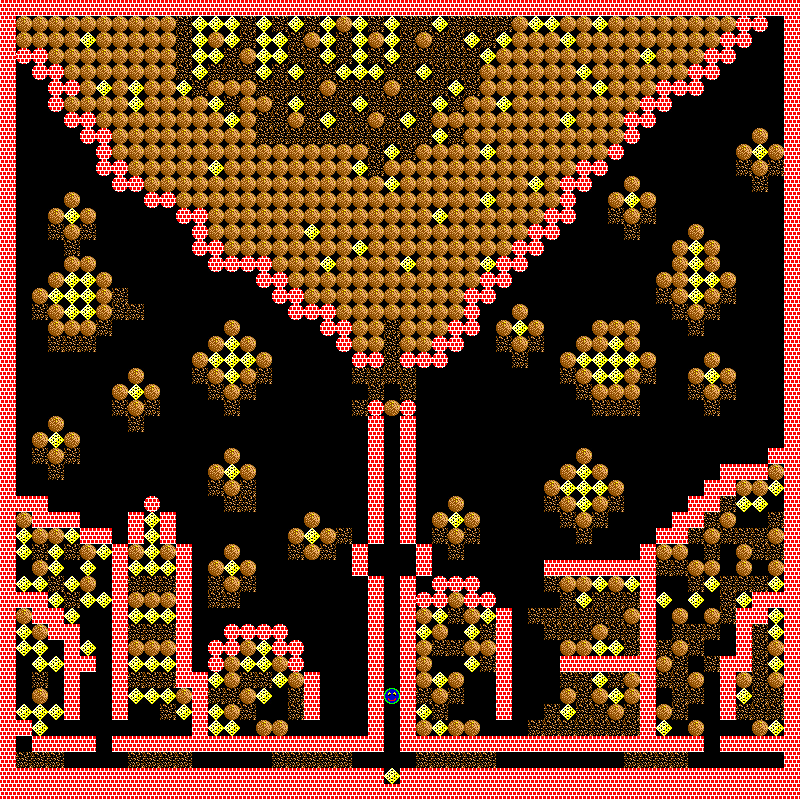

This is a level from a 2D game, rendered from its Tiled map with the project's own tilesets. A one-line summary and the complete map file follow:
An orthogonal 50x50 tile map with 16x16 px tiles, 1 tile layer (Tile Layer 1).

<map version="1.11" tiledversion="1.11.0" orientation="orthogonal" renderorder="right-down" width="50" height="50" tilewidth="16" tileheight="16" infinite="0" nextlayerid="2" nextobjectid="1">
 <properties>
  <property name="Title" value="Escape from Pompeii" />
 </properties>
 <tileset firstgid="1" source="WinColl.tsx" />
 <layer id="1" name="Tile Layer 1" width="50" height="50">
  <data encoding="csv">
11,11,11,11,11,11,11,11,11,11,11,11,11,11,11,11,11,11,11,11,11,11,11,11,11,11,11,11,11,11,11,11,11,11,11,11,11,11,11,11,11,11,11,11,11,11,11,11,11,11,
11,16,16,16,16,16,16,16,16,16,16,15,13,13,13,15,13,15,13,15,13,16,13,15,13,15,15,13,15,15,15,15,16,13,13,16,16,13,16,16,16,16,16,16,16,16,14,14,10,11,
11,16,16,16,16,13,16,16,16,16,16,15,13,16,13,15,13,13,15,16,13,15,13,16,13,15,16,15,15,13,15,13,16,16,16,13,16,16,16,16,16,16,16,16,16,14,14,10,10,11,
11,14,14,16,16,16,16,16,16,16,16,15,13,13,15,16,13,13,15,15,13,15,13,15,13,15,15,15,15,15,13,16,16,16,16,16,16,16,16,16,13,16,16,16,14,14,10,10,10,11,
11,10,14,14,16,16,16,16,16,16,16,15,13,15,15,15,13,15,13,15,15,13,13,13,15,15,13,15,15,15,16,16,16,16,16,16,13,16,16,16,16,16,16,14,14,10,10,10,10,11,
11,10,10,14,14,16,13,16,13,16,16,13,15,16,16,16,15,15,15,15,16,15,15,15,16,15,15,15,13,15,16,16,16,16,16,16,16,13,16,16,16,14,14,14,10,10,10,10,10,11,
11,10,10,14,16,16,16,16,13,16,16,16,16,13,15,16,16,15,13,15,15,15,13,15,15,15,15,13,15,16,16,13,16,16,16,16,16,16,16,16,14,14,10,10,10,10,10,10,10,11,
11,10,10,10,14,14,16,16,16,16,16,16,16,16,13,16,15,15,16,15,13,15,15,16,15,13,15,16,16,16,16,16,16,16,16,13,16,16,16,14,14,10,10,10,10,10,10,10,10,11,
11,10,10,10,10,14,14,16,16,16,16,16,16,16,16,16,15,15,15,15,15,15,15,15,15,15,15,13,15,16,16,16,16,16,16,16,16,16,16,14,10,10,10,10,10,10,10,16,10,11,
11,10,10,10,10,10,14,16,16,16,16,16,16,16,16,16,16,16,16,16,16,16,16,15,13,15,16,16,16,16,13,16,16,16,16,16,16,16,14,10,10,10,10,10,10,10,16,13,16,11,
11,10,10,10,10,10,14,14,16,16,16,16,16,13,16,16,16,16,16,16,16,16,13,15,16,16,16,16,16,16,16,16,16,16,16,16,14,14,10,10,10,10,10,10,10,10,15,16,15,11,
11,10,10,10,10,10,10,14,14,16,16,16,16,16,16,16,16,16,16,16,16,16,16,16,13,16,16,16,16,16,16,16,16,13,16,14,14,10,10,16,10,10,10,10,10,10,10,15,10,11,
11,10,10,10,16,10,10,10,10,14,14,16,16,16,16,16,16,16,16,16,16,16,16,16,16,16,16,16,16,16,13,16,16,16,16,14,10,10,16,13,16,10,10,10,10,10,10,10,10,11,
11,10,10,16,13,16,10,10,10,10,10,14,14,16,16,16,16,16,16,16,16,16,16,16,16,16,16,13,16,16,16,16,16,16,14,14,10,10,15,16,15,10,10,10,10,10,10,10,10,11,
11,10,10,15,16,15,10,10,10,10,10,10,14,16,16,16,16,16,16,13,16,16,16,16,16,16,16,16,16,16,16,16,16,14,14,10,10,10,10,15,10,10,10,16,10,10,10,10,10,11,
11,10,10,10,15,10,10,10,10,10,10,10,14,14,16,16,16,16,16,16,16,16,13,16,16,16,16,16,16,16,16,16,14,14,10,10,10,10,10,10,10,10,16,13,16,10,10,10,10,11,
11,10,10,10,16,16,10,10,10,10,10,10,10,14,14,14,14,16,16,16,13,16,16,16,16,13,16,16,16,16,13,14,14,10,10,10,10,10,10,10,10,10,16,13,16,10,10,10,10,11,
11,10,10,16,13,13,16,10,10,10,10,10,10,10,10,10,14,14,16,16,16,16,16,16,16,16,16,16,16,16,14,14,10,10,10,10,10,10,10,10,10,16,16,13,13,16,10,10,10,11,
11,10,16,13,13,13,16,15,10,10,10,10,10,10,10,10,10,14,14,16,16,16,16,16,16,16,16,16,16,14,14,10,10,10,10,10,10,10,10,10,10,15,16,13,16,15,10,10,10,11,
11,10,15,16,13,13,16,15,15,10,10,10,10,10,10,10,10,10,14,14,14,16,16,16,16,16,16,16,16,14,10,10,16,10,10,10,10,10,10,10,10,10,15,16,15,10,10,10,10,11,
11,10,10,16,16,16,15,10,10,10,10,10,10,10,16,10,10,10,10,10,14,14,16,16,15,16,16,16,14,14,10,16,13,16,10,10,10,16,16,16,10,10,10,15,10,10,10,10,10,11,
11,10,10,15,15,15,10,10,10,10,10,10,10,16,13,16,10,10,10,10,10,14,16,16,15,16,16,14,14,10,10,15,16,15,10,10,16,16,13,16,10,10,10,10,10,10,10,10,10,11,
11,10,10,10,10,10,10,10,10,10,10,10,16,13,13,13,16,10,10,10,10,10,14,14,15,14,14,14,10,10,10,10,15,10,10,16,13,13,13,13,16,10,10,10,16,10,10,10,10,11,
11,10,10,10,10,10,10,10,16,10,10,10,15,16,13,16,15,10,10,10,10,10,15,15,15,15,10,10,10,10,10,10,10,10,10,15,16,13,13,16,15,10,10,16,13,16,10,10,10,11,
11,10,10,10,10,10,10,16,13,16,10,10,10,15,16,15,10,10,10,10,10,10,10,15,10,15,10,10,10,10,10,10,10,10,10,10,15,16,16,16,10,10,10,15,16,15,10,10,10,11,
11,10,10,10,10,10,10,15,16,15,10,10,10,10,15,10,10,10,10,10,10,10,15,14,16,14,10,10,10,10,10,10,10,10,10,10,10,15,15,15,10,10,10,10,15,10,10,10,10,11,
11,10,10,16,10,10,10,10,15,10,10,10,10,10,10,10,10,10,10,10,10,10,10,11,10,11,10,10,10,10,10,10,10,10,10,10,10,10,10,10,10,10,10,10,10,10,10,10,10,11,
11,10,16,13,16,10,10,10,10,10,10,10,10,10,10,10,10,10,10,10,10,10,10,11,10,11,10,10,10,10,10,10,10,10,10,10,10,10,10,10,10,10,10,10,10,10,10,10,10,11,
11,10,15,16,15,10,10,10,10,10,10,10,10,10,16,10,10,10,10,10,10,10,10,11,10,11,10,10,10,10,10,10,10,10,10,10,16,10,10,10,10,10,10,10,10,10,10,10,11,11,
11,10,10,15,10,10,10,10,10,10,10,10,10,16,13,16,10,10,10,10,10,10,10,11,10,11,10,10,10,10,10,10,10,10,10,16,13,16,10,10,10,10,10,10,10,11,11,11,16,11,
11,10,10,10,10,10,10,10,10,10,10,10,10,15,16,15,10,10,10,10,10,10,10,11,10,11,10,10,10,10,10,10,10,10,16,13,13,13,16,10,10,10,10,10,11,11,16,16,13,11,
11,11,11,10,10,10,10,10,10,14,10,10,10,10,15,15,10,10,10,10,10,10,10,11,10,11,10,10,16,10,10,10,10,10,15,16,13,16,15,10,10,10,10,11,11,15,13,13,10,11,
11,16,11,11,11,10,10,10,11,13,11,10,10,10,10,10,10,10,10,16,10,10,10,11,10,11,10,16,13,16,10,10,10,10,10,15,16,15,10,10,10,10,11,11,15,16,10,10,15,11,
11,13,16,16,13,11,11,10,11,13,11,10,10,10,10,10,10,10,16,13,16,15,10,11,10,11,10,15,16,15,10,10,10,10,10,10,15,10,10,10,10,11,11,15,16,15,15,15,16,11,
11,13,15,13,15,16,13,11,16,13,16,11,10,10,16,10,10,10,15,16,15,10,11,10,10,10,11,10,15,10,10,10,10,10,10,10,10,10,10,10,11,16,16,10,15,10,16,15,15,11,
11,10,16,13,10,13,10,11,13,13,13,11,10,16,13,16,10,10,10,10,10,10,11,10,10,10,11,10,10,10,10,10,10,10,11,11,11,11,11,11,11,15,15,16,16,10,16,10,16,11,
11,13,13,15,13,16,10,11,15,15,15,11,10,15,16,15,10,10,10,10,10,10,10,11,10,11,10,14,14,14,10,10,10,10,15,16,16,13,16,13,11,10,10,15,13,15,15,15,13,11,
11,11,11,13,15,13,13,11,16,16,16,11,10,15,15,10,10,10,10,10,10,10,10,11,10,11,14,14,16,14,14,10,10,10,10,15,13,15,15,15,11,13,10,13,10,15,13,11,11,11,
11,16,11,11,13,10,10,11,13,13,13,11,10,10,10,10,10,10,10,10,10,10,10,11,10,11,16,13,15,16,13,11,10,15,15,15,15,15,15,16,11,10,16,10,16,15,11,11,13,11,
11,13,16,11,11,10,10,11,15,15,15,11,10,10,14,14,14,14,10,10,10,10,10,11,10,11,13,16,10,13,15,11,10,10,15,15,15,16,15,15,11,10,15,15,15,10,11,15,13,11,
11,13,13,10,11,13,10,11,16,16,16,11,10,14,14,16,13,14,14,10,10,10,10,11,10,11,16,15,15,16,16,11,10,10,10,16,16,13,13,15,11,15,16,15,10,10,11,15,16,11,
11,10,13,13,11,11,10,11,13,13,13,11,10,14,16,13,13,16,14,10,10,10,10,11,10,11,16,10,10,13,15,11,10,10,10,11,11,11,11,11,11,16,15,10,15,11,11,15,13,11,
11,10,15,10,11,10,10,11,15,15,15,11,11,13,16,15,15,13,16,11,10,10,10,11,10,11,16,13,16,10,10,11,10,10,10,15,15,13,15,16,11,15,15,16,10,11,16,15,16,11,
11,10,16,10,11,10,10,11,13,13,13,16,11,15,15,16,13,10,15,11,10,10,10,11,18,11,15,16,15,10,10,11,10,10,10,16,15,16,13,16,11,10,15,15,10,11,13,15,15,11,
11,13,13,13,11,10,10,11,10,10,15,13,11,13,16,15,10,10,15,11,10,10,10,11,10,11,13,15,10,10,10,11,10,10,15,13,15,15,16,15,11,16,15,10,10,11,15,15,15,11,
11,11,13,10,10,10,10,10,10,10,10,10,11,13,13,10,16,16,10,10,10,10,10,11,10,11,16,13,16,16,10,10,10,15,15,15,15,15,15,15,11,13,10,16,10,10,10,16,13,11,
11,10,11,11,11,11,10,11,11,11,11,11,11,11,11,11,11,11,11,11,11,11,11,11,10,11,11,11,11,11,11,11,11,11,11,11,11,11,11,11,11,11,11,11,10,11,11,11,11,11,
11,15,15,15,10,10,10,10,15,15,15,15,10,10,10,10,10,15,15,15,15,15,10,10,10,10,15,15,15,15,15,10,10,10,10,10,10,10,10,15,15,15,15,10,10,10,10,10,10,11,
11,11,11,11,11,11,11,11,11,11,11,11,11,11,11,11,11,11,11,11,11,11,11,11,13,11,11,11,11,11,11,11,11,11,11,11,11,11,11,11,11,11,11,11,11,11,11,11,11,11,
11,11,11,11,11,11,11,11,11,11,11,11,11,11,11,11,11,11,11,11,11,11,11,11,11,11,11,11,11,11,11,11,11,11,11,11,11,11,11,11,11,11,11,11,11,11,11,11,11,11
</data>
 </layer>
</map>
